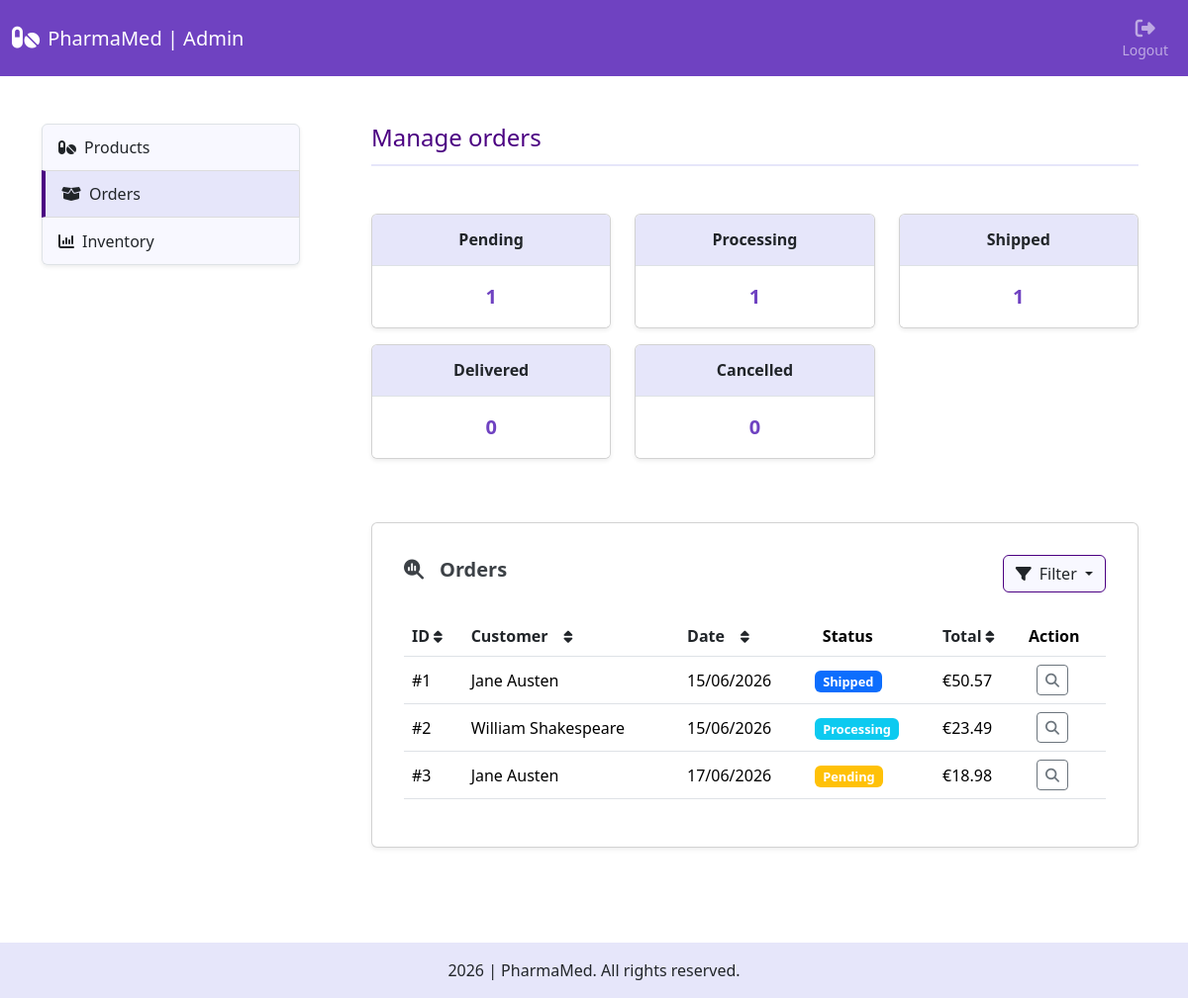
The app's page /admin/orders (signed in), older data.
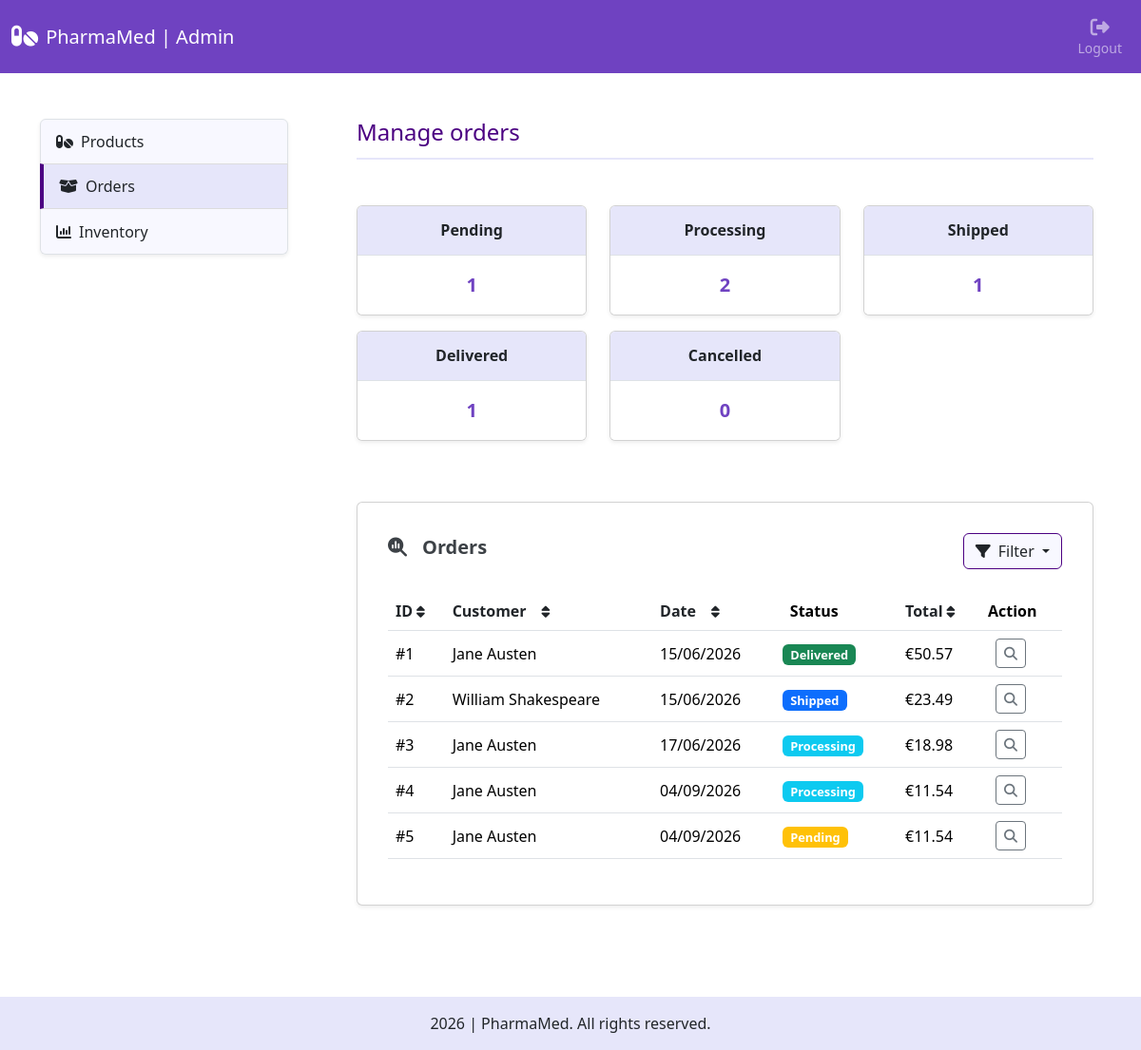
The same page, newer data.
### tables this page shows
CREATE TABLE orders (
    id INTEGER PRIMARY KEY AUTOINCREMENT,
    user_id INTEGER NOT NULL,
    address_id INTEGER NOT NULL,
    full_name TEXT NOT NULL,
    address_line TEXT NOT NULL,
    postal_code TEXT NOT NULL,
    city TEXT NOT NULL,
    country TEXT NOT NULL,
    shipping_method TEXT NOT NULL,
    subtotal REAL NOT NULL,
    shipping_cost REAL NOT NULL,
    total REAL NOT NULL,
    status TEXT NOT NULL DEFAULT 'pending',
    created_at TIMESTAMP DEFAULT CURRENT_TIMESTAMP,
    updated_at TIMESTAMP DEFAULT CURRENT_TIMESTAMP,
    FOREIGN KEY (user_id) REFERENCES users(id)
);

### app/routes/admin.py (the view)
@admin_bp.route("/orders")
@admin_required
def admin_orders():
    db = get_db()
    pending_orders_count = count_orders(db, status="pending")
    processing_orders_count = count_orders(db, status="processing")
    shipped_orders_count = count_orders(db, status="shipped")
    delivered_orders_count = count_orders(db, status="delivered")
    cancelled_orders_count = count_orders(db, status="cancelled")
    sort = request.args.get("sort", "id")
    direction = request.args.get("direction", "asc")
    filter_option = request.args.get("filter_option", "all")
    allowed_sorts = {
        "id": "id",
        "full_name": "full_name",
        "date": "created_at",
        "total": "total",
    }
    sort_column = allowed_sorts.get(sort, "id")
    if direction not in ["asc", "desc"]:
        direction = "asc"
    from_query = "FROM orders"
    query = """SELECT id, full_name, total, status, created_at """ + from_query
    conditions = []
    query_params = []
    if filter_option == "pending":
        conditions.append("status = 'pending'")
    elif filter_option == "processing":
        conditions.append("status = 'processing'")
    elif filter_option == "shipped":
        conditions.append("status = 'shipped'")
    elif filter_option == "delivered":
        conditions.append("status = 'delivered'")
    elif filter_option == "cancelled":
        conditions.append("status = 'cancelled'")
    if conditions:
        query += " WHERE " + " AND ".join(conditions)
    count_query = """SELECT COUNT(*) AS total """ + from_query
    if conditions:
        count_query += " WHERE " + " AND ".join(conditions)
    total_orders = db.execute(count_query, query_params).fetchone()["total"]
    orders_per_page = 10
    total_pages = math.ceil(total_orders / orders_per_page)
    query += f" ORDER BY {sort_column} {direction.upper()}"
    query, query_params, page = pagination(request.args, query, query_params, orders_per_page)
    orders = db.execute(query, query_params).fetchall()
    base_params = {
        "filter_option": filter_option,
        "sort": sort,
        "direction": direction
    }
    return render_template("admin/orders.html", active_page="orders", pending_orders_count=pending_orders_count, processing_orders_count=processing_orders_count, shipped_orders_count=shipped_orders_count,
                           delivered_orders_count=delivered_orders_count, cancelled_orders_count=cancelled_orders_count, orders=orders, total_pages=total_pages, page=page, base_params=base_params,
                           sort=sort, direction=direction, filter_option=filter_option)

### app/templates/admin/orders.html (shortened to what this page needs)
{% extends "admin/admin.html" %}
{% block admin_content %}
<div class="section-heading pb-1 mb-5">
    <h1 class="fs-4">Manage orders</h1>
</div>
<div class="row row-cols-1 row-cols-md-3 mb-5">
    <div class="col mb-3">
        <div class="card admin-card shadow-sm">
            <ul class="list-group list-group-flush text-center">
                <li class="list-group-item dark-item">
                    <h2 class="text fs-6 fw-bold my-2">
                        Pending
                    </h2>
                </li>
                <li class="list-group-item">
                    <div class="my-2">
                        <div class="total-number fs-5 fw-bold">
                            {{ pending_orders_count }}
                        </div>
                    </div>
                </li>
            </ul>
        </div>
    </div>
    <div class="col mb-3">
        <div class="card admin-card shadow-sm">
            <ul class="list-group list-group-flush text-center">
                <li class="list-group-item dark-item">
                    <h2 class="text fs-6 fw-bold my-2">
                        Processing
                    </h2>
                </li>
                <li class="list-group-item">
                    <div class="my-2">
                        <div class="total-number fs-5 fw-bold">
                            {{ processing_orders_count }}
                        </div>
                    </div>
                </li>
            </ul>
        </div>
    </div>
    <div class="col mb-3">
        <div class="card admin-card shadow-sm">
            <ul class="list-group list-group-flush text-center">
                <li class="list-group-item dark-item">
                    <h2 class="text fs-6 fw-bold my-2">
                        Shipped
                    </h2>
                </li>
                <li class="list-group-item">
                    <div class="my-2">
                        <div class="total-number fs-5 fw-bold">
                            {{ shipped_orders_count }}
                        </div>
                    </div>
                </li>
            </ul>
        </div>
    </div>
    <div class="col mb-3">
        <div class="card admin-card shadow-sm">
            <ul class="list-group list-group-flush text-center">
                <li class="list-group-item dark-item">
                    <h2 class="text fs-6 fw-bold my-2">
                        Delivered
                    </h2>
                </li>
                <li class="list-group-item">
                    <div class="my-2">
                        <div class="total-number fs-5 fw-bold">
                            {{ delivered_orders_count }}
                        </div>
                    </div>
                </li>
            </ul>
        </div>
    </div>
    <div class="col mb-3">
        <div class="card admin-card shadow-sm">
            <ul class="list-group list-group-flush text-center">
                <li class="list-group-item dark-item">
                    <h2 class="text fs-6 fw-bold my-2">
                        Cancelled
                    </h2>
                </li>
                <li class="list-group-item">
                    <div class="my-2">
                        <div class="total-number fs-5 fw-bold">
                            {{ cancelled_orders_count }}
                        </div>
                    </div>
                </li>
            </ul>
        </div>
    </div>
</div>
<div class="card low-stock-card shadow-sm p-3 mb-5">
    <div class="card-body">
        <div class="d-flex flex-column flex-md-row justify-content-between align-items-md-center flex-wrap gap-3 mb-4">
            <h2 class="card-title fs-5 fw-bold">
                <i class="fa-solid fa-magnifying-glass-chart me-3" aria-hidden="true"></i>Orders
            </h2>
            <div class="dropdown filter-dropdown me-auto me-md-0">
                <button class="btn filter-btn dropdown-toggle" type="button" data-bs-toggle="dropdown" aria-label="Filter orders by status">
                    <i class="fa-solid fa-filter me-2" aria-hidden="true"></i>Filter
                </button>
            </div>
        </div>
        {% if orders %}
            <div class="table-responsive">
                <table class="table align-middle">
                    <thead>
                        <tr>
                            <th>
                                <a href="{{ url_for('admin.admin_orders', sort='id', direction='desc' if sort == 'id' and direction == 'asc' else 'asc', filter_option=base_params.filter_option) }}"
                                class="text-decoration-none text-dark d-inline-flex align-items-center gap-1">
                                    ID
                                    <i class="fa-solid fa-sort fa-sm" aria-hidden="true"></i>
                                </a>
                            </th>
                            <th>
                                <a href="{{ url_for('admin.admin_orders', sort='full_name', direction='desc' if sort == 'full_name' and direction == 'asc' else 'asc', filter_option=base_params.filter_option) }}"
                                class="text-decoration-none text-dark d-inline-flex align-items-center gap-1 gap-md-3">
                                    Customer
                                    <i class="fa-solid fa-sort fa-sm" aria-hidden="true"></i>
                                </a>
                            </th>
                            <th>
                                <a href="{{ url_for('admin.admin_orders', sort='date', direction='desc' if sort == 'date' and direction == 'asc' else 'asc', filter_option=base_params.filter_option) }}"
                                class="text-decoration-none text-dark d-inline-flex align-items-center gap-1 gap-md-3">
                                    Date
                                    <i class="fa-solid fa-sort fa-sm" aria-hidden="true"></i>
                                </a>
                            </th>
                            <th class="ps-3">Status</th>
                            <th>
                                <a href="{{ url_for('admin.admin_orders', sort='total', direction='desc' if sort == 'total' and direction == 'asc' else 'asc', filter_option=base_params.filter_option) }}"
                                class="text-decoration-none text-dark d-inline-flex align-items-center gap-1">
                                    Total
                                    <i class="fa-solid fa-sort fa-sm" aria-hidden="true"></i>
                                </a>
                            </th>
                            <th>Action</th>
                        </tr>
                    </thead>
                    <tbody>
                    {% for order in orders %}
                        <tr>
                            <td>#{{ order.id }}</td>
                            <td>{{ order.full_name }}</td>
                            <td>{{ order.created_at | format_date }}</td>
                            <td>
                                <span class="badge {% if order.status == 'pending' %}bg-warning{% elif order.status == 'processing' %}bg-info{% elif order.status == 'shipped' %}bg-primary{% elif order.status == 'delivered' %}bg-success{% elif order.status == 'cancelled' %}bg-danger{% endif %}">
                                    {{ order.status|title }}
                                </span>
                            </td>
                            <td>€{{ "%.2f"|format(order.total) }}</td>
                            <td>
                                <div class="d-flex">
                                    <a href="{{ url_for('admin.admin_order_details', order_id=order.id, page=base_params.page, sort=base_params.sort, direction=base_params.direction, filter_option=base_params.filter_option) }}" class="btn btn-sm btn-outline-secondary ms-2" data-bs-toggle="tooltip" data-bs-placement="top" title="View order" aria-label="View details for order {{ order.id }}">
                                        <i class="fa-solid fa-magnifying-glass" aria-hidden="true"></i>
                                    </a>
                                </div>
                            </td>
                        </tr>
                    {% endfor %}
                    </tbody>
                </table>
            </div>
        {% endif %}
    </div>
</div>
{% endblock %}

### app/templates/admin/admin.html (shortened to what this page needs)
{% extends "admin_layout.html" %}
{% block main %}
<div class="container my-5">
    <div class="row">
        <div id="accountSidebar" class="col-3 d-none d-md-block" role="navigation" aria-label="Admin navigation">
            <div class="list-group shadow-sm">
                <a href="{{ url_for('admin.admin_products') }}" class="list-group-item list-group-item-action d-flex align-items-center {% if active_page == 'products' %}active{% endif %}"
                {% if active_page == 'products' %}aria-current="page"{% endif %}>
                    <i class="fa-solid fa-pills me-2" aria-hidden="true"></i>Products
                </a>
                <a href="{{ url_for('admin.admin_orders') }}" class="list-group-item list-group-item-action d-flex align-items-center {% if active_page == 'orders' %}active{% endif %}"
                {% if active_page == 'orders' %}aria-current="page"{% endif %}>
                    <i class="fa-solid fa-box-open me-2" aria-hidden="true"></i>Orders
                </a>
                <a href="{{ url_for('admin.admin_inventory') }}" class="list-group-item list-group-item-action d-flex align-items-center {% if active_page == 'inventory' %}active{% endif %}"
                {% if active_page == 'inventory' %}aria-current="page"{% endif %}>
                    <i class="fa-solid fa-chart-column me-2" aria-hidden="true"></i>Inventory
                </a>
            </div>
        </div>
        <div class="col-12 col-md-9">
            <div class="main-content mx-2 ms-md-5">
                {% block admin_content %}{% endblock %}
            </div>
        </div>
    </div>
</div>
{% endblock %}

### app/templates/admin_layout.html (shortened to what this page needs)
<!DOCTYPE html>
<html lang="en">
    <head>
        <link href="https://cdn.jsdelivr.net/npm/bootstrap@5.3.8/dist/css/bootstrap.min.css" rel="stylesheet">
        <link rel="stylesheet" href="{{ url_for('static', filename='css/styles.css') }}">
    </head>
    <body class="d-flex flex-column min-vh-100">
        <nav class="navbar navbar-expand-md sticky-top" data-bs-theme="dark">
            <div class="container-fluid flex-wrap flex-md-nowrap align-items-center">
                <div class="d-flex align-items-center">
                    <a class="navbar-brand" href="{{ url_for('admin.admin_home') }}">
                        <i class="fa-solid fa-pills fa-lg me-2" aria-hidden="true"></i>PharmaMed | Admin
                    </a>
                </div>
                <ul class="navbar-nav flex-row align-items-center">
                    <li class="nav-item d-flex flex-column text-center">
                        <form action="{{ url_for('admin.admin_logout') }}" method="post" class="d-inline">
                            <button class="nav-link btn btn-link" type="submit" aria-label="Log out">
                                <i class="fa-solid fa-right-from-bracket fa-lg" aria-hidden="true"></i>
                                <span class="d-none d-md-block small">Logout</span>
                            </button>
                        </form>
                    </li>
                </ul>
            </div>
        </nav>
        <main class="flex-grow-1">
            {% block main %}{% endblock %}
        </main>
        <footer>
            <div class="footer-bottom mt-3">
                <p id="copyright" aria-label="Copyright information"></p>
            </div>
        </footer>
    </body>
</html>

Row changes from the older to the newer data that the page shows:
changed orders id 1: status "Shipped" → "Delivered"
changed orders "William Shakespeare": status "Processing" → "Shipped"
changed orders id 3: status "Pending" → "Processing"
added orders: id "4", full_name "Jane Austen", created_at "04/09/2026", status "Processing", total "11.54"
added orders: id "5", full_name "Jane Austen", created_at "04/09/2026", status "Pending", total "11.54"
Text that changed along with them:
{{ processing_orders_count }}: "1" → "2"
{{ delivered_orders_count }}: "0" → "1"
